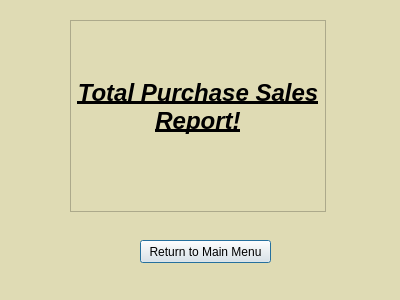
<?xml version="1.0" encoding="UTF-8"?>
<ui version="4.0">
 <class>totalPurchases</class>
 <widget class="QDialog" name="totalPurchases">
  <property name="geometry">
   <rect>
    <x>0</x>
    <y>0</y>
    <width>400</width>
    <height>300</height>
   </rect>
  </property>
  <property name="palette">
   <palette>
    <active>
     <colorrole role="Base">
      <brush brushstyle="SolidPattern">
       <color alpha="255">
        <red>255</red>
        <green>255</green>
        <blue>255</blue>
       </color>
      </brush>
     </colorrole>
     <colorrole role="Window">
      <brush brushstyle="SolidPattern">
       <color alpha="255">
        <red>223</red>
        <green>219</green>
        <blue>180</blue>
       </color>
      </brush>
     </colorrole>
    </active>
    <inactive>
     <colorrole role="Base">
      <brush brushstyle="SolidPattern">
       <color alpha="255">
        <red>255</red>
        <green>255</green>
        <blue>255</blue>
       </color>
      </brush>
     </colorrole>
     <colorrole role="Window">
      <brush brushstyle="SolidPattern">
       <color alpha="255">
        <red>223</red>
        <green>219</green>
        <blue>180</blue>
       </color>
      </brush>
     </colorrole>
    </inactive>
    <disabled>
     <colorrole role="Base">
      <brush brushstyle="SolidPattern">
       <color alpha="255">
        <red>223</red>
        <green>219</green>
        <blue>180</blue>
       </color>
      </brush>
     </colorrole>
     <colorrole role="Window">
      <brush brushstyle="SolidPattern">
       <color alpha="255">
        <red>223</red>
        <green>219</green>
        <blue>180</blue>
       </color>
      </brush>
     </colorrole>
    </disabled>
   </palette>
  </property>
  <property name="windowTitle">
   <string>Dialog</string>
  </property>
  <widget class="QPushButton" name="salesReportBackButton">
   <property name="geometry">
    <rect>
     <x>140</x>
     <y>240</y>
     <width>131</width>
     <height>23</height>
    </rect>
   </property>
   <property name="text">
    <string>Return to Main Menu</string>
   </property>
  </widget>
  <widget class="QTextBrowser" name="textBrowser">
   <property name="geometry">
    <rect>
     <x>70</x>
     <y>20</y>
     <width>256</width>
     <height>192</height>
    </rect>
   </property>
   <property name="palette">
    <palette>
     <active>
      <colorrole role="Base">
       <brush brushstyle="SolidPattern">
        <color alpha="255">
         <red>223</red>
         <green>219</green>
         <blue>180</blue>
        </color>
       </brush>
      </colorrole>
     </active>
     <inactive>
      <colorrole role="Base">
       <brush brushstyle="SolidPattern">
        <color alpha="255">
         <red>223</red>
         <green>219</green>
         <blue>180</blue>
        </color>
       </brush>
      </colorrole>
     </inactive>
     <disabled>
      <colorrole role="Base">
       <brush brushstyle="SolidPattern">
        <color alpha="255">
         <red>223</red>
         <green>219</green>
         <blue>180</blue>
        </color>
       </brush>
      </colorrole>
     </disabled>
    </palette>
   </property>
   <property name="html">
    <string>&lt;!DOCTYPE HTML PUBLIC &quot;-//W3C//DTD HTML 4.0//EN&quot; &quot;http://www.w3.org/TR/REC-html40/strict.dtd&quot;&gt;
&lt;html&gt;&lt;head&gt;&lt;meta name=&quot;qrichtext&quot; content=&quot;1&quot; /&gt;&lt;style type=&quot;text/css&quot;&gt;
p, li { white-space: pre-wrap; }
&lt;/style&gt;&lt;/head&gt;&lt;body style=&quot; font-family:'MS Shell Dlg 2'; font-size:8.25pt; font-weight:400; font-style:normal;&quot;&gt;
&lt;p align=&quot;center&quot; style=&quot;-qt-paragraph-type:empty; margin-top:0px; margin-bottom:0px; margin-left:0px; margin-right:0px; -qt-block-indent:0; text-indent:0px;&quot;&gt;&lt;br /&gt;&lt;/p&gt;
&lt;p align=&quot;center&quot; style=&quot;-qt-paragraph-type:empty; margin-top:0px; margin-bottom:0px; margin-left:0px; margin-right:0px; -qt-block-indent:0; text-indent:0px;&quot;&gt;&lt;br /&gt;&lt;/p&gt;
&lt;p align=&quot;center&quot; style=&quot;-qt-paragraph-type:empty; margin-top:0px; margin-bottom:0px; margin-left:0px; margin-right:0px; -qt-block-indent:0; text-indent:0px; font-size:18pt; font-weight:600; font-style:italic; text-decoration: underline;&quot;&gt;&lt;br /&gt;&lt;/p&gt;
&lt;p align=&quot;center&quot; style=&quot; margin-top:0px; margin-bottom:0px; margin-left:0px; margin-right:0px; -qt-block-indent:0; text-indent:0px;&quot;&gt;&lt;span style=&quot; font-size:18pt; font-weight:600; font-style:italic; text-decoration: underline;&quot;&gt;Total Purchase Sales Report!&lt;/span&gt;&lt;/p&gt;
&lt;p align=&quot;center&quot; style=&quot;-qt-paragraph-type:empty; margin-top:0px; margin-bottom:0px; margin-left:0px; margin-right:0px; -qt-block-indent:0; text-indent:0px; font-size:18pt; font-weight:600; font-style:italic; text-decoration: underline;&quot;&gt;&lt;br /&gt;&lt;/p&gt;&lt;/body&gt;&lt;/html&gt;</string>
   </property>
  </widget>
  <widget class="QLabel" name="label_2">
   <property name="geometry">
    <rect>
     <x>0</x>
     <y>230</y>
     <width>71</width>
     <height>81</height>
    </rect>
   </property>
   <property name="text">
    <string/>
   </property>
   <property name="pixmap">
    <pixmap>assets/TeamDirtSolo.png</pixmap>
   </property>
   <property name="scaledContents">
    <bool>true</bool>
   </property>
  </widget>
 </widget>
 <resources/>
 <connections/>
</ui>
